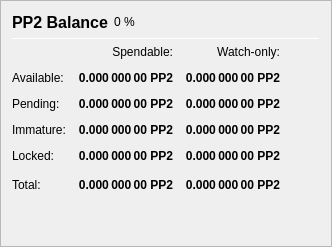
                   <widget class="QFrame" name="frame_Balances">
                    <property name="frameShape">
                     <enum>QFrame::StyledPanel</enum>
                    </property>
                    <property name="frameShadow">
                     <enum>QFrame::Raised</enum>
                    </property>
                    <layout class="QVBoxLayout" name="verticalLayout_4">
                     <item>
                      <layout class="QHBoxLayout" name="horizontalLayout_4">
                       <item>
                        <widget class="QLabel" name="label_5">
                         <property name="minimumSize">
                          <size>
                           <width>0</width>
                           <height>20</height>
                          </size>
                         </property>
                         <property name="font">
                          <font>
                           <pointsize>12</pointsize>
                           <weight>75</weight>
                           <bold>true</bold>
                          </font>
                         </property>
                         <property name="text">
                          <string>PP2 Balance</string>
                         </property>
                        </widget>
                       </item>
                       <item>
                        <widget class="QLabel" name="labelPP2Percent">
                         <property name="text">
                          <string notr="true">0 %</string>
                         </property>
                        </widget>
                       </item>
                       <item>
                        <spacer name="horizontalSpacer_3">
                         <property name="orientation">
                          <enum>Qt::Horizontal</enum>
                         </property>
                         <property name="sizeHint" stdset="0">
                          <size>
                           <width>40</width>
                           <height>20</height>
                          </size>
                         </property>
                        </spacer>
                       </item>
                      </layout>
                     </item>
                     <item>
                      <widget class="Line" name="line_Balance">
                       <property name="minimumSize">
                        <size>
                         <width>0</width>
                         <height>1</height>
                        </size>
                       </property>
                       <property name="maximumSize">
                        <size>
                         <width>16777215</width>
                         <height>1</height>
                        </size>
                       </property>
                       <property name="orientation">
                        <enum>Qt::Horizontal</enum>
                       </property>
                      </widget>
                     </item>
                     <item>
                      <layout class="QGridLayout" name="gridLayout">
                       <property name="spacing">
                        <number>12</number>
                       </property>
                       <item row="0" column="1">
                        <widget class="QLabel" name="labelSpendable">
                         <property name="text">
                          <string>Spendable:</string>
                         </property>
                         <property name="alignment">
                          <set>Qt::AlignRight|Qt::AlignTrailing|Qt::AlignVCenter</set>
                         </property>
                        </widget>
                       </item>
                       <item row="0" column="2">
                        <widget class="QLabel" name="labelWatchonly">
                         <property name="text">
                          <string>Watch-only:</string>
                         </property>
                         <property name="alignment">
                          <set>Qt::AlignRight|Qt::AlignTrailing|Qt::AlignVCenter</set>
                         </property>
                        </widget>
                       </item>
                       <item row="1" column="0">
                        <widget class="QLabel" name="labelBalanceText">
                         <property name="text">
                          <string>Available:</string>
                         </property>
                        </widget>
                       </item>
                       <item row="1" column="1">
                        <widget class="QLabel" name="labelBalance">
                         <property name="font">
                          <font>
                           <weight>75</weight>
                           <bold>true</bold>
                          </font>
                         </property>
                         <property name="cursor">
                          <cursorShape>IBeamCursor</cursorShape>
                         </property>
                         <property name="toolTip">
                          <string>Your current spendable balance</string>
                         </property>
                         <property name="text">
                          <string notr="true">0.000 000 00 PP2</string>
                         </property>
                         <property name="alignment">
                          <set>Qt::AlignRight|Qt::AlignTrailing|Qt::AlignVCenter</set>
                         </property>
                         <property name="textInteractionFlags">
                          <set>Qt::LinksAccessibleByMouse|Qt::TextSelectableByKeyboard|Qt::TextSelectableByMouse</set>
                         </property>
                        </widget>
                       </item>
                       <item row="1" column="2">
                        <widget class="QLabel" name="labelWatchAvailable">
                         <property name="font">
                          <font>
                           <weight>75</weight>
                           <bold>true</bold>
                          </font>
                         </property>
                         <property name="cursor">
                          <cursorShape>IBeamCursor</cursorShape>
                         </property>
                         <property name="toolTip">
                          <string>Your current balance in watch-only addresses</string>
                         </property>
                         <property name="text">
                          <string notr="true">0.000 000 00 PP2</string>
                         </property>
                         <property name="alignment">
                          <set>Qt::AlignRight|Qt::AlignTrailing|Qt::AlignVCenter</set>
                         </property>
                         <property name="textInteractionFlags">
                          <set>Qt::LinksAccessibleByMouse|Qt::TextSelectableByKeyboard|Qt::TextSelectableByMouse</set>
                         </property>
                        </widget>
                       </item>
                       <item row="2" column="0">
                        <widget class="QLabel" name="labelPendingText">
                         <property name="text">
                          <string>Pending:</string>
                         </property>
                        </widget>
                       </item>
                       <item row="2" column="1">
                        <widget class="QLabel" name="labelUnconfirmed">
                         <property name="font">
                          <font>
                           <weight>75</weight>
                           <bold>true</bold>
                          </font>
                         </property>
                         <property name="cursor">
                          <cursorShape>IBeamCursor</cursorShape>
                         </property>
                         <property name="toolTip">
                          <string>Total of transactions that have yet to be confirmed, and do not yet count toward the spendable balance</string>
                         </property>
                         <property name="text">
                          <string notr="true">0.000 000 00 PP2</string>
                         </property>
                         <property name="alignment">
                          <set>Qt::AlignRight|Qt::AlignTrailing|Qt::AlignVCenter</set>
                         </property>
                         <property name="textInteractionFlags">
                          <set>Qt::LinksAccessibleByMouse|Qt::TextSelectableByKeyboard|Qt::TextSelectableByMouse</set>
                         </property>
                        </widget>
                       </item>
                       <item row="2" column="2">
                        <widget class="QLabel" name="labelWatchPending">
                         <property name="font">
                          <font>
                           <weight>75</weight>
                           <bold>true</bold>
                          </font>
                         </property>
                         <property name="cursor">
                          <cursorShape>IBeamCursor</cursorShape>
                         </property>
                         <property name="toolTip">
                          <string>Unconfirmed transactions to watch-only addresses</string>
                         </property>
                         <property name="text">
                          <string notr="true">0.000 000 00 PP2</string>
                         </property>
                         <property name="alignment">
                          <set>Qt::AlignRight|Qt::AlignTrailing|Qt::AlignVCenter</set>
                         </property>
                         <property name="textInteractionFlags">
                          <set>Qt::LinksAccessibleByMouse|Qt::TextSelectableByKeyboard|Qt::TextSelectableByMouse</set>
                         </property>
                        </widget>
                       </item>
                       <item row="3" column="0">
                        <widget class="QLabel" name="labelImmatureText">
                         <property name="text">
                          <string>Immature:</string>
                         </property>
                        </widget>
                       </item>
                       <item row="3" column="1">
                        <widget class="QLabel" name="labelImmature">
                         <property name="font">
                          <font>
                           <weight>75</weight>
                           <bold>true</bold>
                          </font>
                         </property>
                         <property name="cursor">
                          <cursorShape>IBeamCursor</cursorShape>
                         </property>
                         <property name="toolTip">
                          <string>Staked or masternode rewards that has not yet matured</string>
                         </property>
                         <property name="text">
                          <string notr="true">0.000 000 00 PP2</string>
                         </property>
                         <property name="alignment">
                          <set>Qt::AlignRight|Qt::AlignTrailing|Qt::AlignVCenter</set>
                         </property>
                         <property name="textInteractionFlags">
                          <set>Qt::LinksAccessibleByMouse|Qt::TextSelectableByKeyboard|Qt::TextSelectableByMouse</set>
                         </property>
                        </widget>
                       </item>
                       <item row="3" column="2">
                        <widget class="QLabel" name="labelWatchImmature">
                         <property name="font">
                          <font>
                           <weight>75</weight>
                           <bold>true</bold>
                          </font>
                         </property>
                         <property name="cursor">
                          <cursorShape>IBeamCursor</cursorShape>
                         </property>
                         <property name="toolTip">
                          <string>Staked or masternode rewards in watch-only addresses that has not yet matured</string>
                         </property>
                         <property name="text">
                          <string notr="true">0.000 000 00 PP2</string>
                         </property>
                         <property name="alignment">
                          <set>Qt::AlignRight|Qt::AlignTrailing|Qt::AlignVCenter</set>
                         </property>
                         <property name="textInteractionFlags">
                          <set>Qt::LinksAccessibleByMouse|Qt::TextSelectableByKeyboard|Qt::TextSelectableByMouse</set>
                         </property>
                        </widget>
                       </item>
                       <item row="4" column="0">
                        <widget class="QLabel" name="labelLockedBalanceText">
                         <property name="toolTip">
                          <string>Locked PP2 or Masternode collaterals. These are excluded from zPP2 minting.</string>
                         </property>
                         <property name="text">
                          <string>Locked:</string>
                         </property>
                        </widget>
                       </item>
                       <item row="4" column="1">
                        <widget class="QLabel" name="labelLockedBalance">
                         <property name="font">
                          <font>
                           <weight>75</weight>
                           <bold>true</bold>
                          </font>
                         </property>
                         <property name="cursor">
                          <cursorShape>IBeamCursor</cursorShape>
                         </property>
                         <property name="toolTip">
                          <string>Locked PP2 or Masternode collaterals. These are excluded from zPP2 minting.</string>
                         </property>
                         <property name="text">
                          <string notr="true">0.000 000 00 PP2</string>
                         </property>
                         <property name="alignment">
                          <set>Qt::AlignRight|Qt::AlignTrailing|Qt::AlignVCenter</set>
                         </property>
                         <property name="textInteractionFlags">
                          <set>Qt::LinksAccessibleByMouse|Qt::TextSelectableByKeyboard|Qt::TextSelectableByMouse</set>
                         </property>
                        </widget>
                       </item>
                       <item row="4" column="2">
                        <widget class="QLabel" name="labelWatchLocked">
                         <property name="font">
                          <font>
                           <weight>75</weight>
                           <bold>true</bold>
                          </font>
                         </property>
                         <property name="cursor">
                          <cursorShape>IBeamCursor</cursorShape>
                         </property>
                         <property name="toolTip">
                          <string>Current locked balance in watch-only addresses</string>
                         </property>
                         <property name="text">
                          <string notr="true">0.000 000 00 PP2</string>
                         </property>
                         <property name="alignment">
                          <set>Qt::AlignRight|Qt::AlignTrailing|Qt::AlignVCenter</set>
                         </property>
                         <property name="textInteractionFlags">
                          <set>Qt::LinksAccessibleByMouse|Qt::TextSelectableByKeyboard|Qt::TextSelectableByMouse</set>
                         </property>
                        </widget>
                       </item>
                       <item row="5" column="0">
                        <widget class="QLabel" name="labelTotalText">
                         <property name="toolTip">
                          <string>Your current PeepCoin balance, unconfirmed and immature transactions included</string>
                         </property>
                         <property name="text">
                          <string>Total:</string>
                         </property>
                        </widget>
                       </item>
                       <item row="5" column="1">
                        <widget class="QLabel" name="labelTotal">
                         <property name="font">
                          <font>
                           <weight>75</weight>
                           <bold>true</bold>
                          </font>
                         </property>
                         <property name="cursor">
                          <cursorShape>IBeamCursor</cursorShape>
                         </property>
                         <property name="toolTip">
                          <string>Your current PeepCoin balance, unconfirmed and immature transactions included</string>
                         </property>
                         <property name="text">
                          <string notr="true">0.000 000 00 PP2</string>
                         </property>
                         <property name="alignment">
                          <set>Qt::AlignRight|Qt::AlignTrailing|Qt::AlignVCenter</set>
                         </property>
                         <property name="textInteractionFlags">
                          <set>Qt::LinksAccessibleByMouse|Qt::TextSelectableByKeyboard|Qt::TextSelectableByMouse</set>
                         </property>
                        </widget>
                       </item>
                       <item row="5" column="2">
                        <widget class="QLabel" name="labelWatchTotal">
                         <property name="font">
                          <font>
                           <weight>75</weight>
                           <bold>true</bold>
                          </font>
                         </property>
                         <property name="cursor">
                          <cursorShape>IBeamCursor</cursorShape>
                         </property>
                         <property name="toolTip">
                          <string>Current total balance in watch-only addresses</string>
                         </property>
                         <property name="text">
                          <string notr="true">0.000 000 00 PP2</string>
                         </property>
                         <property name="alignment">
                          <set>Qt::AlignRight|Qt::AlignTrailing|Qt::AlignVCenter</set>
                         </property>
                         <property name="textInteractionFlags">
                          <set>Qt::LinksAccessibleByMouse|Qt::TextSelectableByKeyboard|Qt::TextSelectableByMouse</set>
                         </property>
                        </widget>
                       </item>
                       <item row="5" column="3">
                        <spacer name="horizontalSpacer_9">
                         <property name="orientation">
                          <enum>Qt::Horizontal</enum>
                         </property>
                         <property name="sizeHint" stdset="0">
                          <size>
                           <width>40</width>
                           <height>20</height>
                          </size>
                         </property>
                        </spacer>
                       </item>
                      </layout>
                     </item>
                     <item>
                      <spacer name="verticalSpacer_3">
                       <property name="orientation">
                        <enum>Qt::Vertical</enum>
                       </property>
                       <property name="sizeHint" stdset="0">
                        <size>
                         <width>20</width>
                         <height>40</height>
                        </size>
                       </property>
                      </spacer>
                     </item>
                    </layout>
                   </widget>
